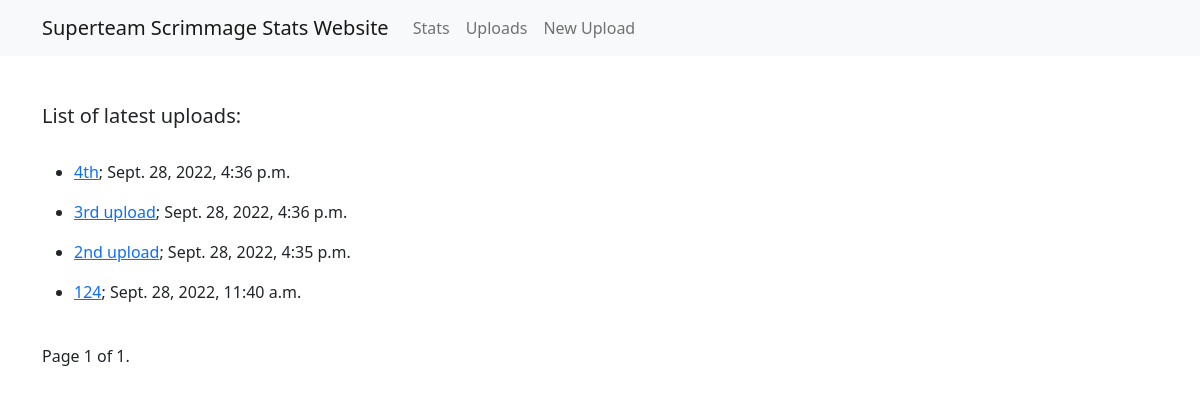
/uploads, run on an earlier commit of the app's database.
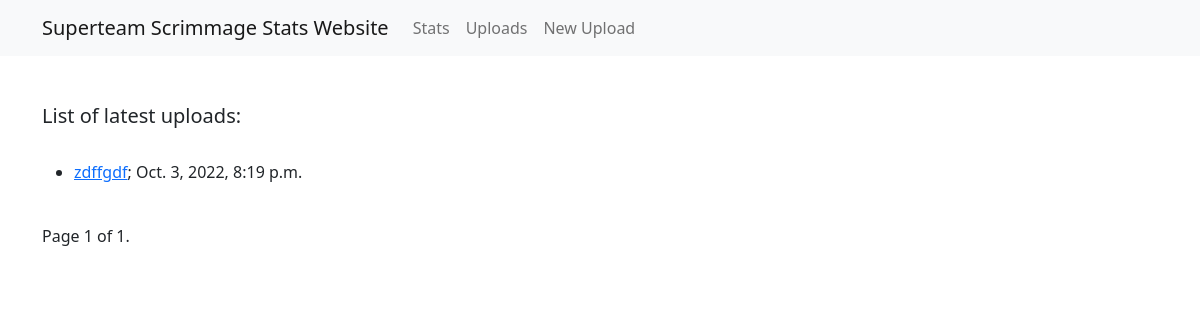
And on a later commit of the database.
### stats/models.py (models this page shows, shortened)
class Upload(models.Model):
    title = models.CharField(max_length=50, unique=True)
    file = models.FileField(upload_to='uploads')
    uploaded_on = models.DateTimeField(auto_now_add=True)
    class Meta:
        ordering = ['-uploaded_on']

### stats/views.py (the view)
# urls.py: path('uploads', UploadsList.as_view(), name='uploads'),
class UploadsList(ListView):
    queryset = Upload.objects.all()
    template_name = 'uploads.html'
    paginate_by = 15

### templates/uploads.html (shortened to what this page needs)
{% extends 'base.html' %}
{% block content %}
    <br><br>
    <h5>List of latest uploads:</h5>
    <br>
    <ul>
        {% for upload in upload_list %}
            <li><p><a href="{{ upload.pk }}">{{ upload.title }}</a>;
                {{ upload.uploaded_on }}</p></li>
        {% endfor %}
    </ul>
    <br>
    <div class="pagination">
        <span class="step-links">
            <span class="current">
                Page {{ page_obj.number }} of {{ page_obj.paginator.num_pages }}.
            </span>
        </span>
    </div>
{% endblock %}

### templates/base.html (shortened to what this page needs)
<!doctype html>
<html lang="en">
  <head>
    <link href="https://cdn.jsdelivr.net/npm/bootstrap@5.2.2/dist/css/bootstrap.min.css" rel="stylesheet">
    {% load static %}
  </head>
  <body>
    <nav class="navbar navbar-expand-lg navbar-light bg-light">
      <div class="container">
        <a class="navbar-brand" href="{% url 'stats' %}">Superteam Scrimmage Stats Website</a>
        <div class="collapse navbar-collapse" id="navbarSupportedContent">
          <ul class="navbar-nav mr-auto">
            <li class="nav-item active">
              <a class="nav-link" href="{% url 'stats' %}">Stats</a>
            </li>
          </ul>
          <ul class="navbar-nav mr-auto">
            <li class="nav-item active">
              <a class="nav-link" href="{% url 'uploads' %}">Uploads</a>
            </li>
          </ul>
          <ul class="navbar-nav mr-auto">
            <li class="nav-item active">
              <a class="nav-link" href="{% url 'upload' %}">New Upload</a>
            </li>
          </ul>
      </div>
    </nav>
    <div class="container">
        {% block content %} {% endblock %}
    </div>
  </body>
</html>

What changed in the data, as far as the page shows it:
removed Upload: title "4th", uploaded_on "Sept. 28, 2022, 4:36 p.m."
removed Upload: title "3rd upload", uploaded_on "Sept. 28, 2022, 4:36 p.m."
removed Upload: title "2nd upload", uploaded_on "Sept. 28, 2022, 4:35 p.m."
removed Upload: title "124", uploaded_on "Sept. 28, 2022, 11:40 a.m."
added Upload: title "zdffgdf", uploaded_on "Oct. 3, 2022, 8:19 p.m."
